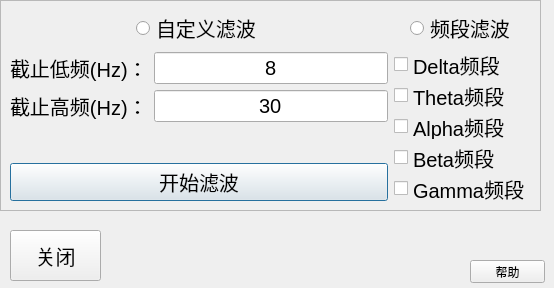
<?xml version="1.0" encoding="UTF-8"?>
<ui version="4.0">
 <class>Dialog_filter</class>
 <widget class="QDialog" name="Dialog_filter">
  <property name="geometry">
   <rect>
    <x>0</x>
    <y>0</y>
    <width>554</width>
    <height>288</height>
   </rect>
  </property>
  <property name="windowTitle">
   <string>Dialog</string>
  </property>
  <widget class="QFrame" name="frame">
   <property name="geometry">
    <rect>
     <x>0</x>
     <y>0</y>
     <width>541</width>
     <height>211</height>
    </rect>
   </property>
   <property name="frameShape">
    <enum>QFrame::StyledPanel</enum>
   </property>
   <property name="frameShadow">
    <enum>QFrame::Raised</enum>
   </property>
   <layout class="QGridLayout" name="gridLayout">
    <item row="0" column="0">
     <layout class="QHBoxLayout" name="horizontalLayout">
      <item>
       <layout class="QVBoxLayout" name="verticalLayout_4">
        <item>
         <layout class="QVBoxLayout" name="verticalLayout_3">
          <item alignment="Qt::AlignHCenter">
           <widget class="QRadioButton" name="radioButton_selfdefine_filter">
            <property name="font">
             <font>
              <pointsize>15</pointsize>
             </font>
            </property>
            <property name="layoutDirection">
             <enum>Qt::LeftToRight</enum>
            </property>
            <property name="text">
             <string>自定义滤波</string>
            </property>
           </widget>
          </item>
          <item>
           <layout class="QFormLayout" name="formLayout">
            <item row="0" column="0">
             <widget class="QLabel" name="label">
              <property name="font">
               <font>
                <pointsize>15</pointsize>
               </font>
              </property>
              <property name="text">
               <string>截止低频(Hz)：</string>
              </property>
             </widget>
            </item>
            <item row="0" column="1">
             <widget class="QLineEdit" name="lineEdit_lowfrequent">
              <property name="font">
               <font>
                <pointsize>15</pointsize>
               </font>
              </property>
              <property name="text">
               <string>8</string>
              </property>
              <property name="alignment">
               <set>Qt::AlignCenter</set>
              </property>
             </widget>
            </item>
            <item row="1" column="1">
             <widget class="QLineEdit" name="lineEdit_highfrequent">
              <property name="font">
               <font>
                <pointsize>15</pointsize>
               </font>
              </property>
              <property name="text">
               <string>30</string>
              </property>
              <property name="alignment">
               <set>Qt::AlignCenter</set>
              </property>
             </widget>
            </item>
            <item row="1" column="0">
             <widget class="QLabel" name="label_2">
              <property name="font">
               <font>
                <pointsize>15</pointsize>
               </font>
              </property>
              <property name="text">
               <string>截止高频(Hz)：</string>
              </property>
             </widget>
            </item>
           </layout>
          </item>
         </layout>
        </item>
        <item>
         <widget class="QPushButton" name="pushButton_start_filter">
          <property name="font">
           <font>
            <pointsize>15</pointsize>
           </font>
          </property>
          <property name="text">
           <string>开始滤波</string>
          </property>
         </widget>
        </item>
       </layout>
      </item>
      <item>
       <layout class="QVBoxLayout" name="verticalLayout_2">
        <item alignment="Qt::AlignHCenter">
         <widget class="QRadioButton" name="radioButton_band_filter">
          <property name="font">
           <font>
            <pointsize>15</pointsize>
           </font>
          </property>
          <property name="text">
           <string>频段滤波</string>
          </property>
         </widget>
        </item>
        <item>
         <layout class="QVBoxLayout" name="verticalLayout">
          <item>
           <widget class="QCheckBox" name="checkBox_Delta_band">
            <property name="font">
             <font>
              <pointsize>15</pointsize>
             </font>
            </property>
            <property name="text">
             <string>Delta频段</string>
            </property>
           </widget>
          </item>
          <item>
           <widget class="QCheckBox" name="checkBox_Theta_band">
            <property name="font">
             <font>
              <pointsize>15</pointsize>
             </font>
            </property>
            <property name="text">
             <string>Theta频段</string>
            </property>
           </widget>
          </item>
          <item>
           <widget class="QCheckBox" name="checkBox_Alpha_band">
            <property name="font">
             <font>
              <pointsize>15</pointsize>
             </font>
            </property>
            <property name="text">
             <string>Alpha频段</string>
            </property>
           </widget>
          </item>
          <item>
           <widget class="QCheckBox" name="checkBox_Beta_band">
            <property name="font">
             <font>
              <pointsize>15</pointsize>
             </font>
            </property>
            <property name="text">
             <string>Beta频段</string>
            </property>
           </widget>
          </item>
          <item>
           <widget class="QCheckBox" name="checkBox_Gamma_band">
            <property name="font">
             <font>
              <pointsize>15</pointsize>
             </font>
            </property>
            <property name="text">
             <string>Gamma频段</string>
            </property>
           </widget>
          </item>
         </layout>
        </item>
       </layout>
      </item>
     </layout>
    </item>
   </layout>
  </widget>
  <widget class="QPushButton" name="pushButton_close">
   <property name="geometry">
    <rect>
     <x>10</x>
     <y>230</y>
     <width>91</width>
     <height>51</height>
    </rect>
   </property>
   <property name="font">
    <font>
     <pointsize>15</pointsize>
    </font>
   </property>
   <property name="text">
    <string>关闭</string>
   </property>
  </widget>
  <widget class="QPushButton" name="pushButton_help">
   <property name="geometry">
    <rect>
     <x>470</x>
     <y>260</y>
     <width>75</width>
     <height>23</height>
    </rect>
   </property>
   <property name="text">
    <string>帮助</string>
   </property>
  </widget>
 </widget>
 <resources/>
 <connections>
  <connection>
   <sender>pushButton_close</sender>
   <signal>clicked()</signal>
   <receiver>Dialog_filter</receiver>
   <slot>close()</slot>
   <hints>
    <hint type="sourcelabel">
     <x>86</x>
     <y>251</y>
    </hint>
    <hint type="destinationlabel">
     <x>155</x>
     <y>252</y>
    </hint>
   </hints>
  </connection>
 </connections>
</ui>
